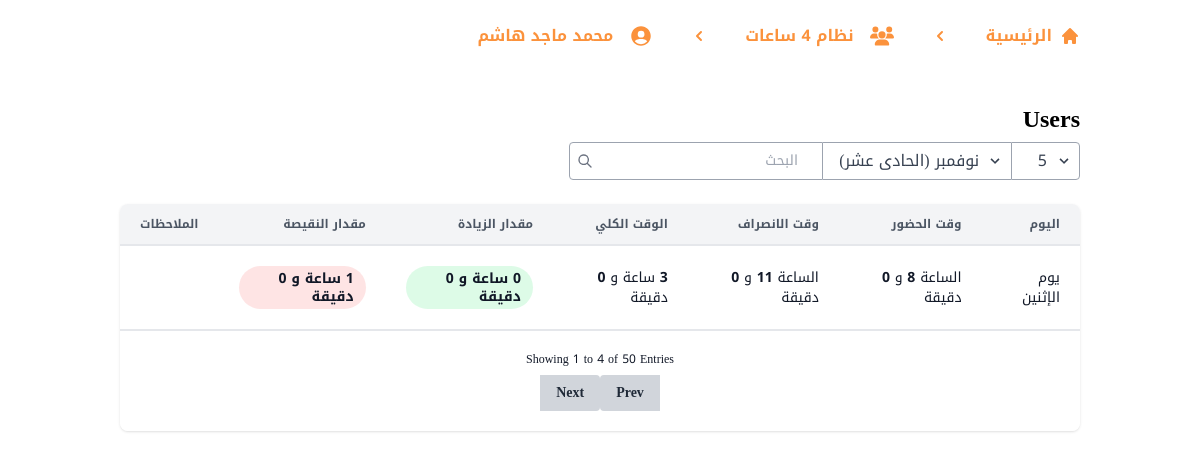
/1/profile/2/2/3/, run on the app's committed database.
### main/models.py (models this page shows, shortened)
class Group(models.Model):
    title = models.CharField(max_length=255)
    required_hours = models.PositiveIntegerField(default=0)
    required_minutes = models.PositiveIntegerField(default=0)

class Employee(models.Model):
    name = models.CharField(max_length=255)
    group = models.ForeignKey(Group, on_delete=models.CASCADE, related_name="employees", null=True, blank=True)
    main_img = main_img = models.ForeignKey(Image, default=0, on_delete=models.PROTECT, related_name="employees")
    order = models.PositiveIntegerField(default=0)  # To specify the order of employees

class Day(models.Model):
    employee = models.ForeignKey(Employee, on_delete=models.CASCADE, related_name="days")
    month = models.ForeignKey(Month, on_delete=models.CASCADE, related_name="days")
    year = models.ForeignKey(Year, on_delete=models.CASCADE, related_name="days")
    title = models.CharField(max_length=255, null=True, blank=True)
    required_hours = models.PositiveIntegerField()
    required_minutes = models.PositiveIntegerField()
    attend_hour = models.PositiveIntegerField()
    attend_minute = models.PositiveIntegerField()
    leave_hour = models.PositiveIntegerField()
    leave_minute = models.PositiveIntegerField()
    more_hours = models.PositiveIntegerField(default=0)
    more_minutes = models.PositiveIntegerField(default=0)
    less_hours = models.PositiveIntegerField(default=0)
    less_minutes = models.PositiveIntegerField(default=0)
    total_hours = models.IntegerField(default=0)
    total_minutes = models.IntegerField(default=0)
    note = models.TextField(max_length=10000, null=True, blank=True)

### main/views.py (the view)
# urls.py: path("<str:groupId>/profile/<str:employeeId>/<str:yearId>/<str:monthId>/", views.profile, name="profile")
def profile(request, groupId, employeeId, yearId, monthId):
    group = Group.objects.get(id=groupId)
    employee = group.employees.get(id=employeeId)
    year = employee.years.get(id=yearId)
    month = year.months.get(id=monthId)
    employee_days = month.days.all()
    context = {
        "group": group,
        "employee": employee,
        "year": year,
        "month": month,
        "employee_days": employee_days,
    }
    return render(request, "main/pages/profile.html", context)

### main/templates/main/pages/profile.html (shortened to what this page needs)
{% extends "main/layout.html" %}
{% block breadcrump %}
<span class="mx-5 text-orange-400 rotate-180">
    <svg xmlns="http://www.w3.org/2000/svg" class="w-5 h-5" viewBox="0 0 20 20" fill="currentColor">
        <path fill-rule="evenodd" d="M7.293 14.707a1 1 0 010-1.414L10.586 10 7.293 6.707a1 1 0 011.414-1.414l4 4a1 1 0 010 1.414l-4 4a1 1 0 01-1.414 0z" clip-rule="evenodd" />
    </svg>
</span>
<a href="{% url 'main:employees' group.id %}" class="flex items-center text-orange-400 hover:bg-orange-400 hover:text-white rounded-full p-2 transition-all font-bold">
    <span class="mx-2">{{ group.title }}</span>
</a>
<span class="mx-5 text-orange-400 rotate-180">
    <svg xmlns="http://www.w3.org/2000/svg" class="w-5 h-5" viewBox="0 0 20 20" fill="currentColor">
        <path fill-rule="evenodd" d="M7.293 14.707a1 1 0 010-1.414L10.586 10 7.293 6.707a1 1 0 011.414-1.414l4 4a1 1 0 010 1.414l-4 4a1 1 0 01-1.414 0z" clip-rule="evenodd" />
    </svg>
</span>
<a href="" class="flex items-center text-orange-400 hover:bg-orange-400 hover:text-white rounded-full p-2 transition-all font-bold">
    <span class="mx-2">{{ employee.name }}</span>
</a>
{% endblock %}
{% block body %}
<div class="container mx-auto px-4 sm:px-8">
    <div class="py-8">
        <div>
            <h2 class="text-2xl font-semibold leading-tight">Users</h2>
        </div>
        <div class="my-2 flex sm:flex-row flex-col">
            <div class="flex flex-row mb-1 sm:mb-0">
                <div class="relative">
                    <select class="appearance-none h-full rounded-r border block appearance-none w-full bg-white border-gray-400 text-gray-700 py-2 px-4 pr-8 leading-tight focus:outline-none focus:bg-white focus:border-gray-500">
                        <option>5</option>
                    </select>
                    <div
                        class="pointer-events-none absolute inset-y-0 right-0 flex items-center px-2 text-gray-700">
                    </div>
                </div>
                <div class="relative">
                    <select class="appearance-none h-full rounded-r border-t sm:rounded-r-none sm:border-r-0 border-r border-b block appearance-none w-full bg-white border-gray-400 text-gray-700 py-2 px-4 pr-8 leading-tight focus:outline-none focus:border-l focus:border-r focus:bg-white focus:border-gray-500">
                        {% for month in employee.months.all %}
                        <option>{{ month.title }}</option>
                        {% endfor %}
                    </select>
                    <div class="pointer-events-none absolute inset-y-0 right-0 flex items-center px-2 text-gray-700">
                    </div>
                </div>
            </div>
            <div class="block relative">
                <span class="h-full absolute inset-y-0 left-0 flex items-center pl-2">
                    <svg viewBox="0 0 24 24" class="h-4 w-4 fill-current text-gray-500">
                        <path
                            d="M10 4a6 6 0 100 12 6 6 0 000-12zm-8 6a8 8 0 1114.32 4.906l5.387 5.387a1 1 0 01-1.414 1.414l-5.387-5.387A8 8 0 012 10z">
                        </path>
                    </svg>
                </span>
                <input placeholder="البحث" class="appearance-none rounded-l rounded-r sm:rounded-r-none border border-gray-400 border-b block pl-8 pr-6 py-2 w-full bg-white text-sm placeholder-gray-400 text-gray-700 focus:bg-white focus:placeholder-gray-600 focus:text-gray-700 focus:outline-none" />
            </div>
        </div>
        <div class="-mx-4 sm:-mx-8 px-4 sm:px-8 py-4 overflow-x-auto">
            <div class="inline-block min-w-full shadow rounded-lg overflow-hidden">
                <table class="min-w-full leading-normal">
                    <thead>
                        <tr>
                            <th
                                class="px-5 py-3 border-b-2 border-gray-200 bg-gray-100 text-right text-xs font-semibold text-gray-600">
                                اليوم
                            </th>
                            <th
                                class="px-5 py-3 border-b-2 border-gray-200 bg-gray-100 text-right text-xs font-semibold text-gray-600">
                                وقت الحضور
                            </th>
                            <th
                                class="px-5 py-3 border-b-2 border-gray-200 bg-gray-100 text-right text-xs font-semibold text-gray-600">
                                وقت الانصراف
                            </th>
                            <th
                                class="px-5 py-3 border-b-2 border-gray-200 bg-gray-100 text-right text-xs font-semibold text-gray-600">
                                الوقت الكلي
                            </th>
                            <th
                                class="px-5 py-3 border-b-2 border-gray-200 bg-gray-100 text-right text-xs font-semibold text-gray-600">
                                مقدار الزيادة
                            </th>
                            <th
                                class="px-5 py-3 border-b-2 border-gray-200 bg-gray-100 text-right text-xs font-semibold text-gray-600">
                                مقدار النقيصة
                            </th>
                            <th
                                class="px-5 py-3 border-b-2 border-gray-200 bg-gray-100 text-right text-xs font-semibold text-gray-600">
                                الملاحظات
                            </th>
                        </tr>
                    </thead>
                    <tbody>
                        {% for day in employee_days %}
                        <tr>
                            <td class="px-5 py-5 border-b border-gray-200 bg-white text-sm">
                                <p class="text-gray-900 whitespace-no-wrap">
                                    {% if day.title %}
                                        {{ day.title }}
                                    {% else %}
                                        بدون عنوان
                                    {% endif %}
                                </p>
                            </td>
                            <td class="px-5 py-5 border-b border-gray-200 bg-white text-sm">
                                <p class="text-gray-900 whitespace-no-wrap">
                                    الساعة
                                    <span class="font-bold">{{ day.attend_hour }}</span>
                                     و
                                    <span class="font-bold">{{ day.attend_minute }}</span>
                                    دقيقة
                                </p>
                            </td>
                            <td class="px-5 py-5 border-b border-gray-200 bg-white text-sm">
                                <p class="text-gray-900 whitespace-no-wrap">
                                    الساعة
                                    <span class="font-bold">{{ day.leave_hour }}</span>
                                     و
                                    <span class="font-bold">{{ day.leave_minute }}</span>
                                    دقيقة
                                </p>
                            </td>
                            <td class="px-5 py-5 border-b border-gray-200 bg-white text-sm">
                                <p class="text-gray-900 whitespace-no-wrap">
                                    <span class="font-bold">{{ day.total_hours }}</span>
                                    ساعة و
                                    <span class="font-bold">{{ day.total_minutes }}</span>
                                    دقيقة
                                </p>
                            </td>
                            <td class="px-5 py-5 border-b border-gray-200 bg-white text-sm">
                                <span class="relative inline-block px-3 py-1 font-semibold text-green-900 leading-tight">
                                    <span class="absolute inset-0 bg-green-200 opacity-50 rounded-full"></span>
                                    <span class="relative">
                                        <p class="text-gray-900 whitespace-no-wrap">
                                            <span class="font-bold">{{ day.more_hours }}</span>
                                            ساعة و
                                            <span class="font-bold">{{ day.more_minutes }}</span>
                                            دقيقة
                                        </p>
                                    </span>
                                </span>
                            </td>
                            <td class="px-5 py-5 border-b border-gray-200 bg-white text-sm">
                                <span class="relative inline-block px-3 py-1 font-semibold text-red-900 leading-tight">
                                    <span class="absolute inset-0 bg-red-200 opacity-50 rounded-full"></span>
                                    <span class="relative">
                                        <p class="text-gray-900 whitespace-no-wrap">
                                            <span class="font-bold">{{ day.less_hours }}</span>
                                            ساعة و
                                            <span class="font-bold">{{ day.less_minutes }}</span>
                                            دقيقة
                                        </p>
                                    </span>
                                </span>
                            </td>
                            <td class="px-5 py-5 border-b border-gray-200">
                            </td>
                        </tr>
                        {% endfor %}
                    </tbody>
                </table>
                <div
                    class="px-5 py-5 bg-white border-t flex flex-col xs:flex-row items-center xs:justify-between">
                    <span class="text-xs xs:text-sm text-gray-900">
                        Showing 1 to 4 of 50 Entries
                    </span>
                    <div class="inline-flex mt-2 xs:mt-0">
                        <button
                            class="text-sm bg-gray-300 hover:bg-gray-400 text-gray-800 font-semibold py-2 px-4 rounded-l">
                            Prev
                        </button>
                        <button
                            class="text-sm bg-gray-300 hover:bg-gray-400 text-gray-800 font-semibold py-2 px-4 rounded-r">
                            Next
                        </button>
                    </div>
                </div>
            </div>
        </div>
    </div>
</div>
{% endblock %}

### main/templates/main/layout.html (shortened to what this page needs)
{% load compress %}
{% load static %}
<!DOCTYPE html>
<html lang="ar" dir="rtl">
<head>
    {% compress css %}
    <link rel="stylesheet" href="{% static 'css/output.css' %}">
    {% endcompress %}
</head>
<body class="font-kufi wrapper">
    <div>
        <div class="container flex items-center px-6 py-4 mx-auto overflow-x-auto whitespace-nowrap">
            <a href="{% url 'main:index' %}" class="text-orange-400 flex items-center text-orange-400 hover:bg-orange-400 hover:text-white rounded-full p-2 transition-all font-bold">
                <svg xmlns="http://www.w3.org/2000/svg" class="w-5 h-5" viewBox="0 0 20 20" fill="currentColor">
                    <path d="M10.707 2.293a1 1 0 00-1.414 0l-7 7a1 1 0 001.414 1.414L4 10.414V17a1 1 0 001 1h2a1 1 0 001-1v-2a1 1 0 011-1h2a1 1 0 011 1v2a1 1 0 001 1h2a1 1 0 001-1v-6.586l.293.293a1 1 0 001.414-1.414l-7-7z" />
                </svg>
                <span class="mx-2">الرئيسية</span>
            </a>
            {% block breadcrump %}
            {% endblock %}
        </div>
    </div>
    {% block body %}
    {% endblock %}
</body>
</html>

### data on the page
Group: title "نظام 4 ساعات"
Employee: name "محمد ماجد هاشم"
Day: title "يوم الإثنين", attend_hour "8", attend_minute "0", leave_hour "11", leave_minute "0", total_hours "3", total_minutes "0", more_hours "0", more_minutes "0", less_hours "1", less_minutes "0"

### other printed values
form field value "نوفمبر (الحادي عشر)"
